Frame 1 (no input): blank canvas, image omitted
Frame 60 (the mouse pressed at the canvas centre just before this capture): blank canvas, image omitted
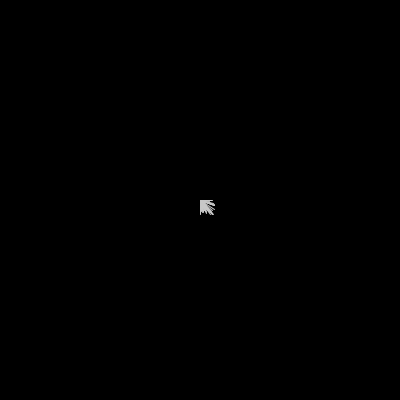
Frame 120 (the mouse held since frame 60 and released just before this capture)

The Processing sketch whose frames 1 and 60 were blank and that drew this single picture after the mouse press (run headless with seeded random() and noise(); from frame 60 on, the mouse is pressed at the canvas centre):

// Processing sketch: processing_110699
// ── processing_110699.pde

// this runs once when the program starts
void setup(){
  size(400, 400);
  background(0);
}

// this runs every time the operating 
// system tells java to update the screen
void draw(){
  if (mousePressed == true) {
  line(pmouseX + random(15), pmouseY + random(15), mouseX, mouseY);
  stroke(200);
  for(int i=0; i<30; i++){
    //point(mouseX, mouseY); 
    point(mouseX + random(5), mouseY + random(5));
  }
  }
   //line(pmouseX, pmouseY, mouseX, mouseY);
}
  
